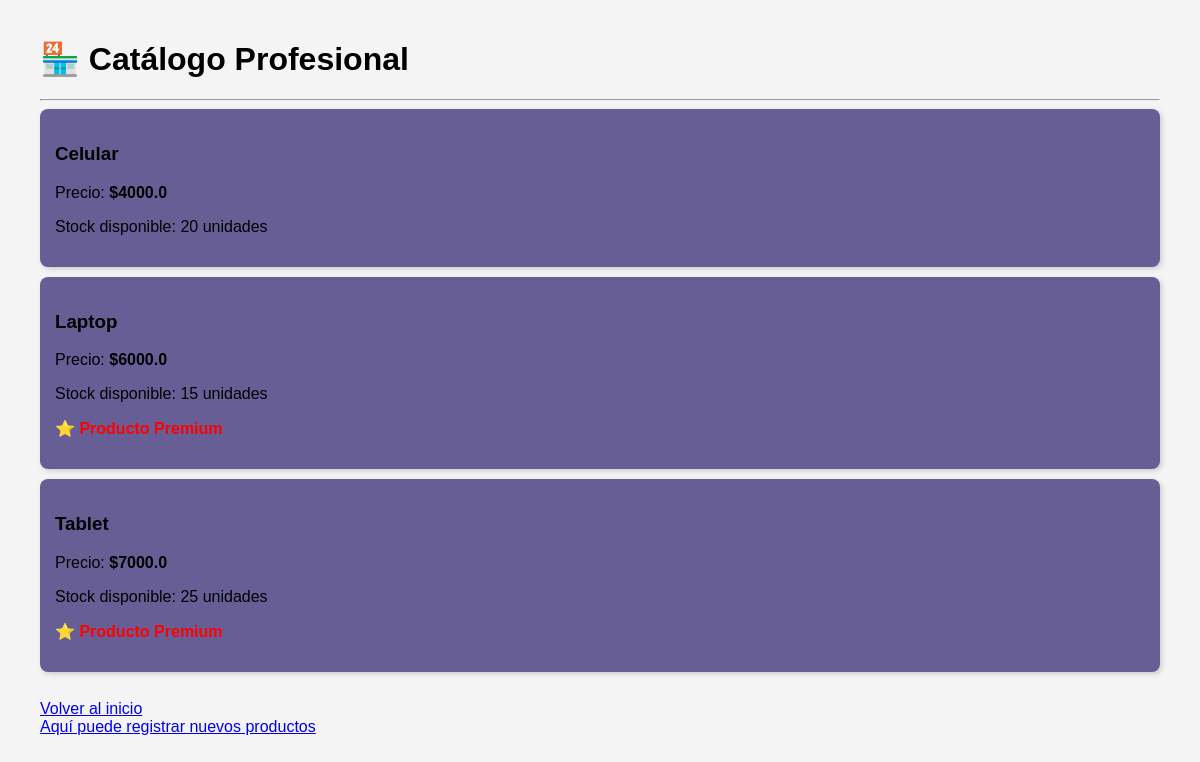
Before: /productos with the older database file.
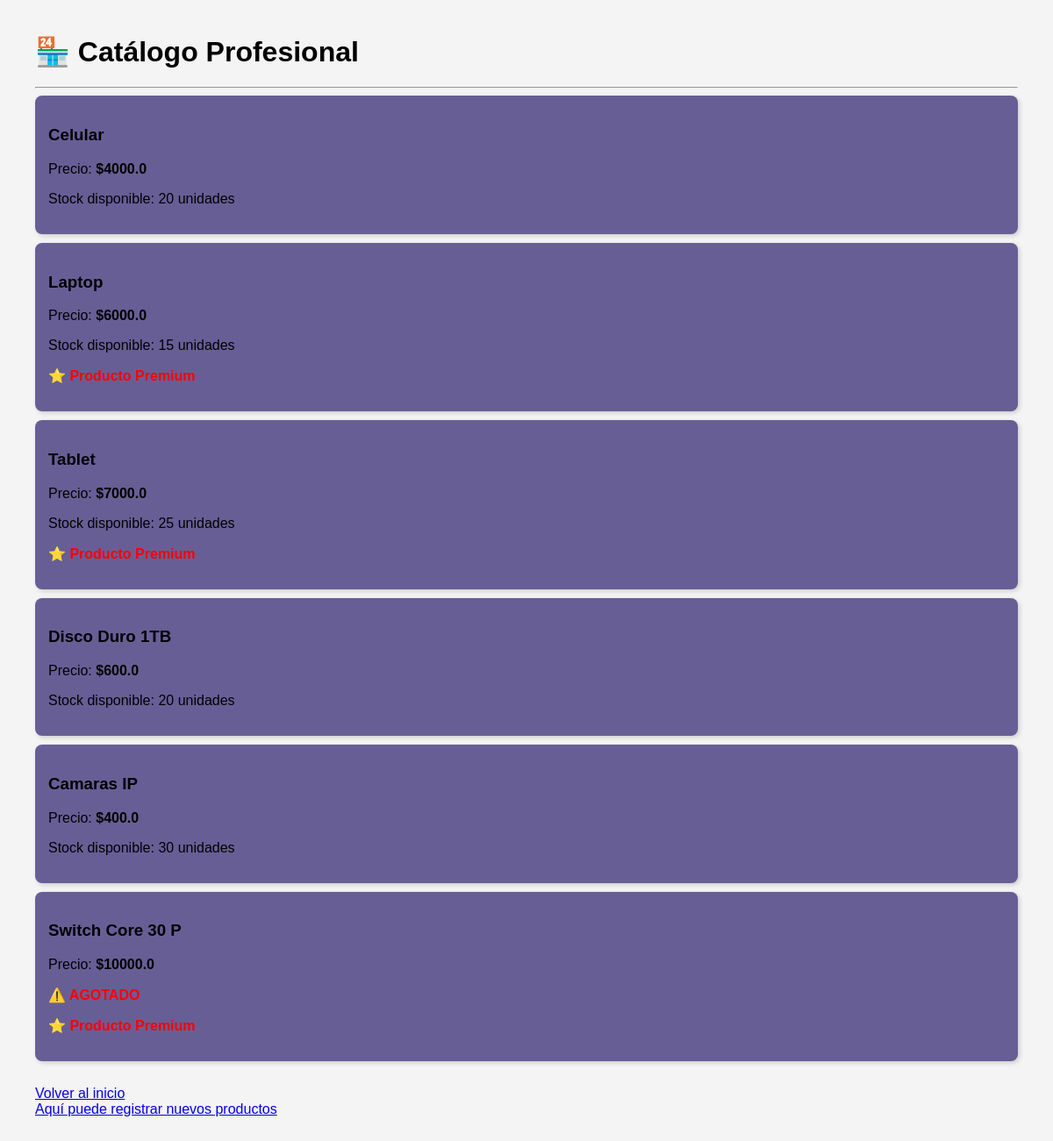
After: the same page with the newer database file.
### tables this page shows
CREATE TABLE productos (
        id INTEGER PRIMARY KEY AUTOINCREMENT,
        nombre TEXT NOT NULL,
        precio REAL NOT NULL,
        stock INTEGER NOT NULL
    );

### app.py (the view)
@app.route('/productos')
def lista_productos():
    datos = obtener_datos() # La función que ya tenías de SQLite
    return render_template('index.html', productos=datos)

### app.py (called while the page is built)
def obtener_datos():
    conexion = sqlite3.connect("tienda.db")
    cursor = conexion.cursor()
    cursor.execute("SELECT * FROM productos")
    productos = cursor.fetchall()
    conexion.close()
    return productos

### templates/index.html (shortened to what this page needs)
<!DOCTYPE html>
<html>
<head>
</head>
<body>
    <h1>🏪 Catálogo Profesional</h1>
    <hr>
    {% for p in productos %}
    <div class="producto-card">
        <h3>{{ p[1] }}</h3>
        <p>Precio: <b>${{ p[2] }}</b></p>
        {% if p[3] == 0 %}
            <p class="stock-bajo">⚠️ AGOTADO</p>
        {% else %}
            <p>Stock disponible: {{ p[3] }} unidades</p>
        {% endif %}
        {% if p[2] >= 6000 %}
            <p class="stock-bajo">⭐ Producto Premium</p>
        {% endif %}
    </div>
    {% endfor %}
    </ul><br><a href='/'>Volver al inicio</a>
    </ul><br><a href='nuevo'>Aquí puede registrar nuevos productos</a>
</body>
</html>

### templates/index.html (style rules this page uses)
body { font-family: Arial; margin: 40px; background-color: #f4f4f4; }
.producto-card { background: rgb(104, 94, 150); padding: 15px; border-radius: 8px; margin-bottom: 10px; box-shadow: 2px 2px 5px #ccc; }
.stock-bajo { color: red; font-weight: bold; }

Changed rows visible on the page:
added productos: nombre "Disco Duro 1TB", precio "600.0", stock "20"
added productos: nombre "Camaras IP", precio "400.0", stock "30"
added productos: nombre "Switch Core 30 P", precio "10000.0", stock "⚠️ AGOTADO", shows "⭐ Producto Premium"
